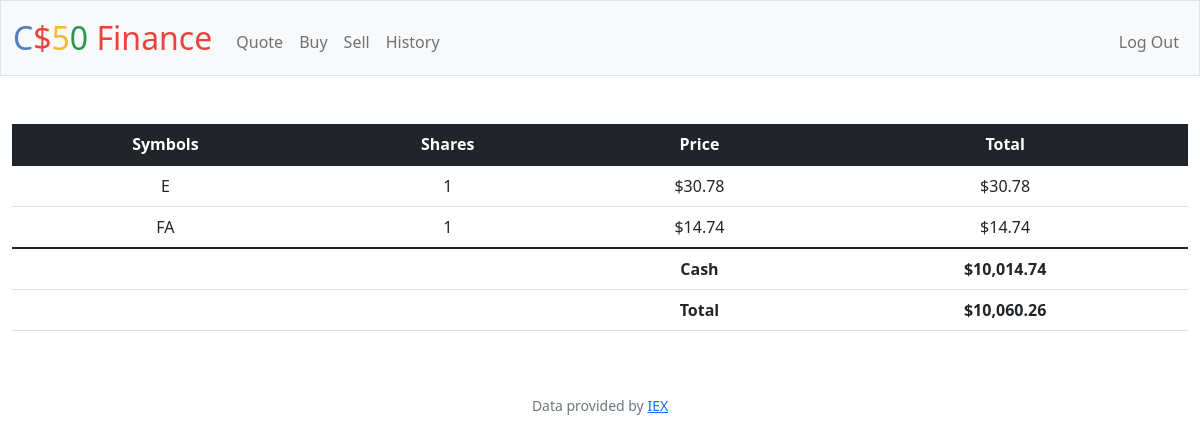
/ (signed in), run on the app's committed database.
### tables this page shows
CREATE TABLE 'transactions' ('id' INTEGER PRIMARY KEY AUTOINCREMENT NOT NULL, 'user_id' INTEGER, 'symbol' TEXT, 'shares' INTEGER, 'price' REAL, 'date' DATETIME, 'TOTAL' INTEGER);

CREATE TABLE users (id INTEGER PRIMARY KEY AUTOINCREMENT NOT NULL, username TEXT NOT NULL, hash TEXT NOT NULL, cash NUMERIC NOT NULL DEFAULT 10000.00);

### app.py (the view)
@app.route("/")
@login_required
def index():
    user_id = session["user_id"]
    transactions_db = db.execute ("SELECT symbol, SUM (shares) AS shares, price FROM transactions WHERE user_id = ? GROUP BY symbol", user_id )
    cash_db = db.execute("SELECT cash FROM users WHERE id = ?", user_id)
    cash = cash_db[0]["cash"]
    total = cash
    for transaction in transactions_db:
        total = total + transaction["price"] * transaction ["shares"]
    return render_template("index.html", transactions_db = transactions_db, cash = cash, total = total, usd=usd)

### app.py (called while the page is built)
@app.after_request
def after_request(response):
    response.headers["Cache-Control"] = "no-cache, no-store, must-revalidate"
    response.headers["Expires"] = 0
    response.headers["Pragma"] = "no-cache"
    return response

### helpers.py (called while the page is built)
def login_required(f):
    @wraps(f)
    def decorated_function(*args, **kwargs):
        if session.get("user_id") is None:
            return redirect("/login")
        return f(*args, **kwargs)
    return decorated_function

def usd(value):
    return f"${value:,.2f}"

### templates/index.html (shortened to what this page needs)
{% extends "layout.html" %}
{% block main %}
    <table class="table">
        <thead class="table-dark">
            <th>Symbols</th>
            <th>Shares</th>
            <th>Price</th>
            <th>Total</th>
        </thead>
        <tbody>
            {% for database in transactions_db %}
                <tr>
                    <td>{{ database["symbol"] }}</td>
                    <td>{{ database["shares"] }}</td>
                    <td>{{ usd(database["price"]) }}</td>
                    <td>{{ usd(database["price"] * database["shares"]) }}</td>
                </tr>
            {% endfor %}
        </tbody>
        <tfoot>
            <tr>
                <td></td>
                <td></td>
                <th scope="1"> Cash </th>
                <th scope="1"> {{ usd(cash) }} </th>
            </tr>
            <tr>
                <td></td>
                <td></td>
                <th scope="1"> Total </th>
                <th scope="1"> {{ usd(total) }} </th>
            </tr>
        </tfoot>
    </table>
{% endblock %}

### data on the page
transactions: symbol "E", shares "1", price "$30.78", usd(database['price']*database['shares']) "$30.78"
users: cash "$10,014.74"

### other printed values
{{ database["symbol"] }} "FA"
{{ database["shares"] }} "1"
{{ usd(database["price"]) }} "$14.74"
{{ usd(database["price"] * database["shares"]) }} "$14.74"
{{ usd(total) }} "$10,060.26"
